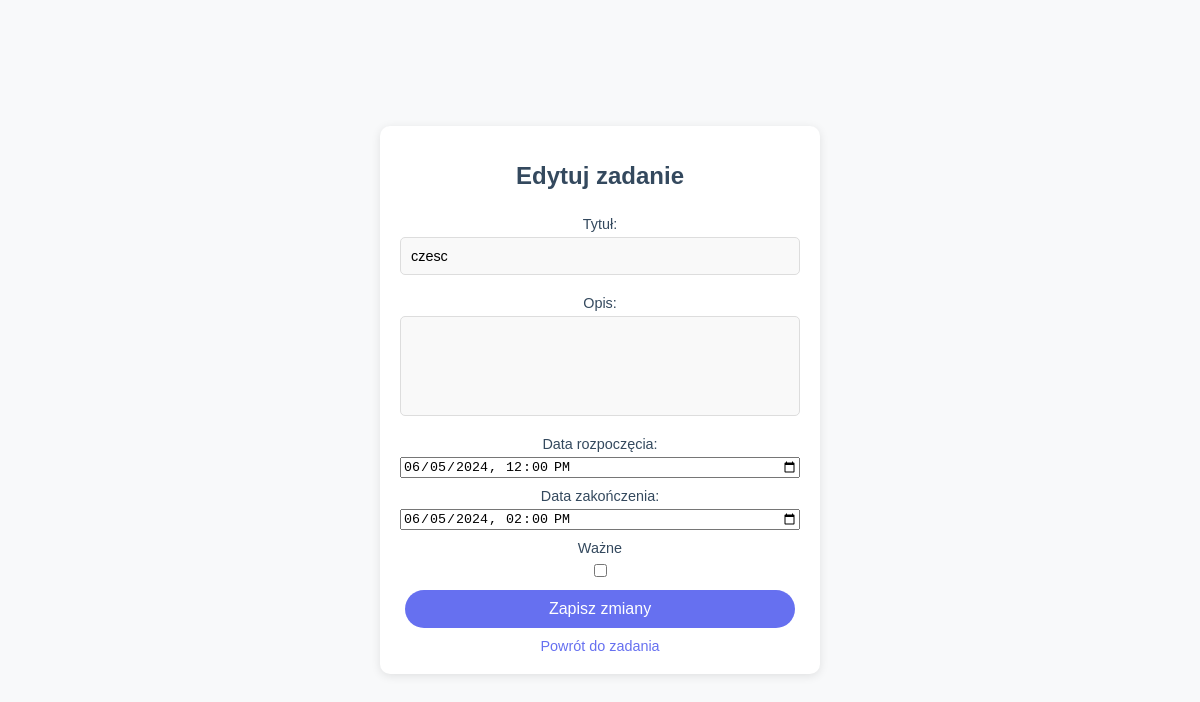
The page /edytuj-zadanie.php?id=65 (signed in) on the database its author committed.
### tables this page shows
CREATE TABLE `zadania` (
  `idZadania` int(11) NOT NULL,
  `dataRozpoczecia` datetime DEFAULT NULL,
  `dataZakonczenia` datetime DEFAULT NULL,
  `tytul` varchar(100) DEFAULT NULL,
  `opis` text DEFAULT NULL,
  `czyEvent` int(11) NOT NULL DEFAULT 0
);

CREATE TABLE `zadaniauzytkownikow` (
  `id` int(11) NOT NULL,
  `idUzytkownika` int(11) DEFAULT NULL,
  `idZadania` int(11) DEFAULT NULL,
  `czyWazne` tinyint(1) NOT NULL DEFAULT 0
);

### class/Task.php (called while the page is built, shortened)
<?php
class Task
{
    private string $title;
    private string $startDate;
    private string $endDate;
    private int $taskId;
    public function __construct(string $title, string $description, string $startDate, string $endDate, int $taskId)
    {
        $this->title = $title;
        $this->startDate = $startDate;
        $this->endDate = $endDate;
        $this->taskId = $taskId;
    }
    public function getTitle(): string
    {
        return $this->title;
    }
    public function getStartDate(): string
    {
        return $this->startDate;
    }
    public function getEndDate(): string
    {
        return $this->endDate;
    }
    public function getId(): int
    {
        return $this->taskId;
    }
    static function load(int $taskId): ?Task
    {
        require("./php/dbConnect.php");
        $sql = "SELECT * FROM zadania WHERE idZadania=$taskId";
        $result = $conn->query($sql);
        if ($result && $result->num_rows == 1) {
            $row = $result->fetch_assoc();
            return new Task($row["tytul"], $row["opis"], $row["dataRozpoczecia"], $row["dataZakonczenia"], $taskId);
        }
        return null;
    }
    public function isImportant($userId)
    {
        require("./php/dbConnect.php");
        $sql = "SELECT * FROM zadaniaUzytkownikow WHERE idZadania=$this->taskId and idUzytkownika=$userId";
        $result = $conn->query($sql);
        if ($result && $result->num_rows == 1) {
            $row = $result->fetch_assoc();
            return $row["czyWazne"];
        }
        return null;
    }
}

### edytuj-zadanie.php (the view, shortened to what this page needs)
<?php
require("php/verifyUser.php");
require("class/Task.php");
$task = Task::load($_GET['id']);
?>
<!DOCTYPE html>
<html lang="pl">
<head>
    <link rel="stylesheet" href="css/zadanie.css">
</head>
<body>
    <div class="container">
        <h1>Edytuj zadanie</h1>
        <form action="edytuj-zadanie.php?id=<?php echo $task->getId(); ?>" method="post">
            <label for="tytul">Tytuł:</label>
            <input type="text" id="tytul" name="title" value="<?php echo htmlspecialchars($task->getTitle()); ?>" required>
            <label for="opis">Opis:</label>
            <textarea id="opis" name="description"><?php echo htmlspecialchars($task->getDescription()); ?></textarea>
            <label for="dataRozpoczecia">Data rozpoczęcia:</label>
            <input type="datetime-local" name="startDate" value="<?php echo str_replace(' ', 'T', $task->getStartDate()); ?>" required>
            <label for="dataZakonczenia">Data zakończenia:</label>
            <input type="datetime-local" name="endDate" value="<?php echo str_replace(' ', 'T', $task->getEndDate()); ?>" required>
            <label for="important">Ważne</label>
            <input type="checkbox" id="important" name="important" <?php echo $task->isImportant($user->getId()) ? 'checked' : ''; ?>>
            <button class="button" type="submit">Zapisz zmiany</button>
        </form>
        <?php
        echo '<a href="zadanie.php?id=' . $task->getId() . '" class="back-button">Powrót do zadania</a>';
        ?>
    </div>
</body>
</html>

### css/zadanie.css (style rules this page uses)
body { font-family: Arial, sans-serif; background-color: #f8f9fa; display: flex; justify-content: center; align-items: center; height: 100vh; margin: 0; }
.container { background-color: #fff; padding: 20px; border-radius: 10px; box-shadow: 0 2px 10px rgba(0, 0, 0, 0.1); width: 400px; text-align: center; }
h1 { font-size: 1.5em; color: #34495e; }
textarea { resize: none; height: 100px; }
input::placeholder, textarea::placeholder { color: #aaa; }
input[type="text"], input[type="time"], textarea { padding: 10px; border: 1px solid #ddd; border-radius: 5px; margin-bottom: 10px; font-size: 0.9em; background-color: #f9f9f9; width: 100%; box-sizing: border-box; }
label { margin: 10px 0 5px; font-size: 0.9em; color: #34495e; }
.button { display: inline-block; padding: 10px 20px; background-color: #6670f0; color: #fff; border: none; border-radius: 25px; font-size: 1em; text-decoration: none; margin: 10px 5px; cursor: pointer; }
.back-button { display: block; text-decoration: none; color: #6670f0; font-size: 0.9em; }
form { display: flex; flex-direction: column; }

### rows shown on the page
zadania: title "czesc", startDate "06/05/2024 12:00", endDate "06/05/2024 14:00"
